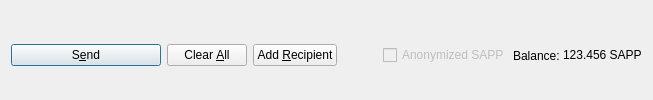
         <widget class="QFrame" name="frame_Send">
          <layout class="QHBoxLayout" name="horizontalLayout">
           <property name="bottomMargin">
            <number>0</number>
           </property>
           <item>
            <widget class="QPushButton" name="sendButton">
             <property name="minimumSize">
              <size>
               <width>150</width>
               <height>0</height>
              </size>
             </property>
             <property name="toolTip">
              <string>Confirm the send action</string>
             </property>
             <property name="text">
              <string>S&amp;end</string>
             </property>
             <property name="icon">
              <iconset resource="../sap.qrc">
               <normaloff>:/icons/send</normaloff>:/icons/send</iconset>
             </property>
             <property name="autoDefault">
              <bool>false</bool>
             </property>
             <property name="default">
              <bool>true</bool>
             </property>
            </widget>
           </item>
           <item>
            <widget class="QPushButton" name="clearButton">
             <property name="sizePolicy">
              <sizepolicy hsizetype="Minimum" vsizetype="Fixed">
               <horstretch>0</horstretch>
               <verstretch>0</verstretch>
              </sizepolicy>
             </property>
             <property name="toolTip">
              <string>Clear all fields of the form.</string>
             </property>
             <property name="text">
              <string>Clear &amp;All</string>
             </property>
             <property name="icon">
              <iconset resource="../sap.qrc">
               <normaloff>:/icons/remove</normaloff>:/icons/remove</iconset>
             </property>
             <property name="autoDefault">
              <bool>false</bool>
             </property>
            </widget>
           </item>
           <item>
            <widget class="QPushButton" name="addButton">
             <property name="toolTip">
              <string>Send to multiple recipients at once</string>
             </property>
             <property name="text">
              <string>Add &amp;Recipient</string>
             </property>
             <property name="icon">
              <iconset resource="../sap.qrc">
               <normaloff>:/icons/add</normaloff>:/icons/add</iconset>
             </property>
             <property name="autoDefault">
              <bool>false</bool>
             </property>
            </widget>
           </item>
           <item>
            <spacer name="horizontalSpacer">
             <property name="orientation">
              <enum>Qt::Horizontal</enum>
             </property>
             <property name="sizeHint" stdset="0">
              <size>
               <width>40</width>
               <height>20</height>
              </size>
             </property>
            </spacer>
           </item>
           <item>
            <layout class="QHBoxLayout" name="horizontalLayout_2">
             <property name="spacing">
              <number>3</number>
             </property>
             <item>
              <widget class="QCheckBox" name="checkzSAP">
               <property name="enabled">
                <bool>false</bool>
               </property>
               <property name="text">
                <string>Anonymized SAPP</string>
               </property>
              </widget>
             </item>
             <item>
              <widget class="QLabel" name="label">
               <property name="text">
                <string>Balance:</string>
               </property>
              </widget>
             </item>
             <item>
              <widget class="QLabel" name="labelBalance">
               <property name="sizePolicy">
                <sizepolicy hsizetype="Preferred" vsizetype="Fixed">
                 <horstretch>0</horstretch>
                 <verstretch>0</verstretch>
                </sizepolicy>
               </property>
               <property name="cursor">
                <cursorShape>IBeamCursor</cursorShape>
               </property>
               <property name="text">
                <string notr="true">123.456 SAPP</string>
               </property>
               <property name="textInteractionFlags">
                <set>Qt::LinksAccessibleByMouse|Qt::TextSelectableByKeyboard|Qt::TextSelectableByMouse</set>
               </property>
              </widget>
             </item>
            </layout>
           </item>
          </layout>
         </widget>
